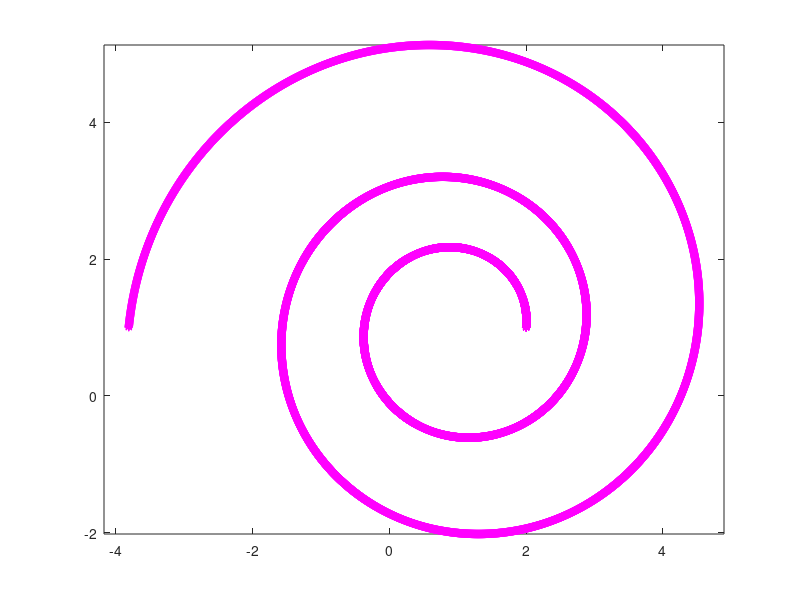

The MATLAB source for this figure:
clear all
close all

arxi=0;
bhma=10^(-3);
telos=5*pi;

x0=1;
y0=1;
k=0.1;

t=[arxi:bhma:telos];
x=x0+exp(k*t).*cos(t);
y=y0+exp(k*t).*sin(t);

figure
plot(x,y,'m*')
hold on
axis equal